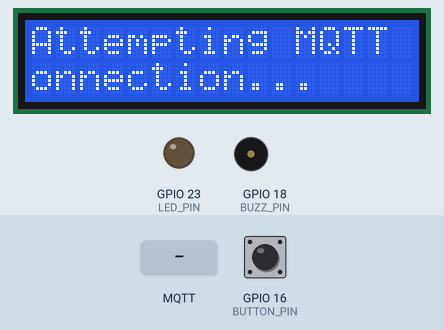
The program below on a simulated ESP32. Parts: 16×2 character LCD, output pins drawn as LEDs (lit = HIGH), buzzer (waves = sounding). The test bench sets the inputs (shaded band); at power-on: GPIO 16 (BUTTON_PIN) HIGH. WiFi joins after 1.5 s; servers stay silent unless stated; no MQTT or app messages arrive unless stated; what the program prints to the serial monitor is not drawn.

Above: at 2.4 s.
2.5 s: MQTT message "0" arrives on the first subscribed topic
At 4.2 s:
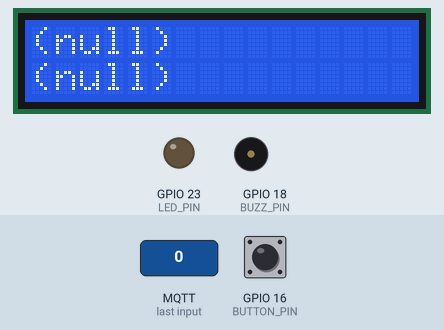
5.1 s: MQTT message "0" arrives on the second subscribed topic
At 5.11 s:
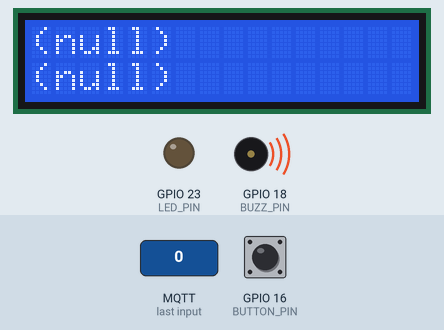
6.6 s: MQTT message "5" arrives on the third subscribed topic
At 7.7 s:
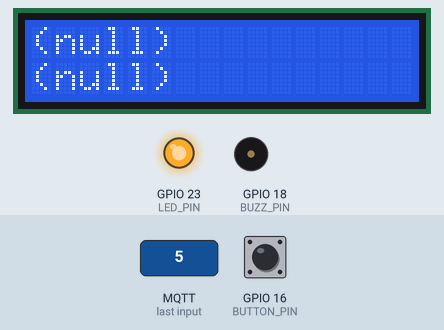
8.1 s: MQTT message "5" arrives on the second subscribed topic
At 8.19 s:
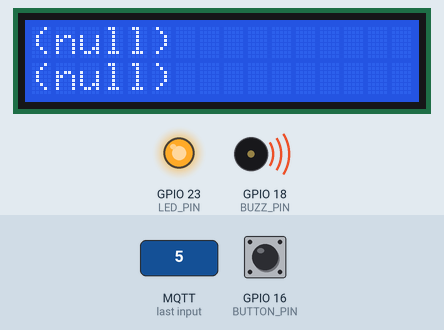
9.6 s: MQTT message "90" arrives on the second subscribed topic
At 10.1 s:
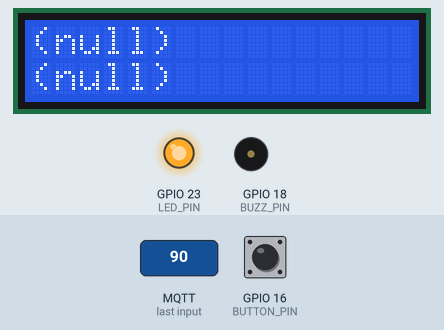
11.1 s: MQTT message "0" arrives on the third subscribed topic
At 12.4 s:
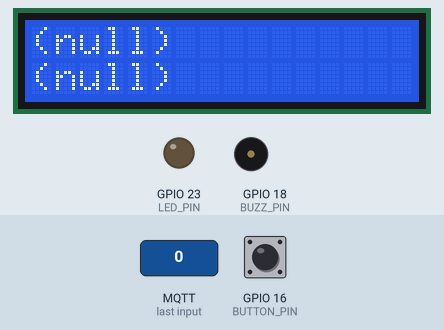
Timing chart, 0 to 13.6 s (numbered marks = the images above; inputs shaded):
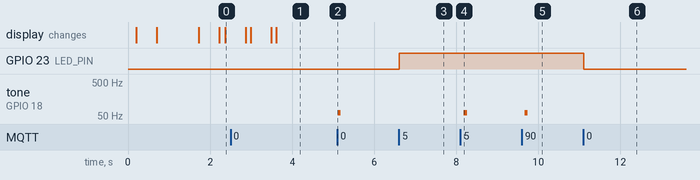

The program:

main.cpp
```cpp
#include <Arduino.h>
#include "config.h"

#include <Wire.h>
#include <LiquidCrystal_I2C.h>

#include <freertos/FreeRTOS.h>
#include <freertos/task.h>
#include <freertos/queue.h>

#include <WiFi.h>
#include <PubSubClient.h>
#include <ArduinoJson.h>


// Pin definitions
const int SDA_PIN = 32;
const int SCL_PIN = 33;
const int BUZZ_PIN = 18;
const int BUTTON_PIN = 16;
const int LED_PIN = 23;

// LCD object
LiquidCrystal_I2C lcd(0x27, 16, 2);

// Task handles
TaskHandle_t displayTaskHandle = NULL;
TaskHandle_t buzzTaskHandle = NULL;
TaskHandle_t ledTaskHandle = NULL;
TaskHandle_t buttonTaskHandle = NULL;
TaskHandle_t WiFiTaskHandle = NULL;
TaskHandle_t MQTTReconnectTaskHandle = NULL;
TaskHandle_t MQTTSubscribeTaskHandle = NULL;
TaskHandle_t MQTTPublishTaskHandle = NULL;

// Task function declarations
void displayTask(void *pvParameters);
void buzzTask(void *pvParameters);
void ledTask(void *pvParameters);
void buttonTask(void *pvParameters);

void WiFiTask(void *pvParameters);
void MQTTReconnectTask(void *pvParameters);
void MQTTSubscribeTask(void *pvParameters);
void MQTTPublishTask(void *pvParameters);

// Helper functions
void mqttCallback(char *topic, byte *payload, unsigned int length);
void splitMessage(String sentence, String &message1, String &message2);
void printToLCD(LiquidCrystal_I2C &lcd, String msgTop, String msgDown);

// Handlers
void handleTurnMesssage(const char *message);
void handleLCDMessage(const char *message);
void handleBuzzerMessage(const char *message);

unsigned int player_id = 1;

// WiFi and MQTT
const char *mqtt_server = "80.102.7.215";
unsigned int mqtt_port = 1883;

// MQTT client
String client_ID = "ESP32-" + String(player_id);
WiFiClient espClient;
PubSubClient client(espClient);

// LCD message
const int maxLCDMessages = 30;
const int maxLength = 16; // LCD can display 16 characters per row
QueueHandle_t queue;

// Buzzer message
const int maxBuzzerMessages = 30;
const int maxTones = 20;
QueueHandle_t buzzerQueue;

// Define a struct to hold the message and display time
typedef struct {
  char top[maxLength + 1];
  char down[maxLength + 1];
  int timeMs = 500;
} LCDMessage;

typedef struct {
  int tones[20];
  int duration[20];
} BuzzerMessage;

int led_value = 0;
bool meepleConnected = false;

// Game topics
// Components
String lcd_topic = "game/players/" + String(player_id) + "/components/lcd";
String connection_topic = "game/players/" + String(player_id) + "/connection";
String button_topic = "game/players/" + String(player_id) + "/components/button";
String buzzer_topic = "game/players/" + String(player_id) + "/components/buzzer";

String turn_topic = "game/players/" + String(player_id) + "/turn";

// Meeple topics
String meeple_connection_topic = "meeple/" + String(player_id) + "/connection";
String meeple_led_topic = "meeple/" + String(player_id) + "/led";

void setup() {
  Serial.begin(115200);
  queue = xQueueCreate(maxLCDMessages, sizeof(LCDMessage));
  buzzerQueue = xQueueCreate(maxBuzzerMessages, sizeof(BuzzerMessage));

  Wire.begin(SDA_PIN, SCL_PIN);
  lcd.init();
  lcd.backlight();
  lcd.clear();

  pinMode(BUZZ_PIN, OUTPUT);
  pinMode(BUTTON_PIN, INPUT_PULLUP);
  pinMode(LED_PIN, OUTPUT);

  // Create tasks
  xTaskCreate(displayTask, "Display Task", 1024 * 2, NULL, 1, &displayTaskHandle);
  xTaskCreate(buzzTask, "Buzz Task", 1024 * 3, NULL, 1, &buzzTaskHandle);
  xTaskCreate(ledTask, "LED Task", 1024 * 2, NULL, 1, &ledTaskHandle);
  xTaskCreate(buttonTask, "Button Task", 1024 * 3, NULL, 1, &buttonTaskHandle);

  // Initialize Wi-Fi connection task
  xTaskCreatePinnedToCore(WiFiTask, "WiFiTask", 1024 * 4, NULL, 1, &WiFiTaskHandle, 0);

  // Set up MQTT server
  client.setServer(mqtt_server, mqtt_port);
  client.setCallback(mqttCallback);

  // Let FreeRTOS take over
  vTaskDelete(NULL);
}

void loop() {
  // Empty. Tasks are running independently.
}

// Task functions
void displayTask(void *pvParameters) {
  LCDMessage msg;
  while (true) {
    // Display message on LCD
    if (uxQueueMessagesWaiting(queue) > 0) {
      xQueueReceive(queue, &msg, 0);
      printToLCD(lcd, msg.top, msg.down);
      if (msg.timeMs > 0) {
        vTaskDelay(pdMS_TO_TICKS(msg.timeMs));
        lcd.clear();
      }
    }
    vTaskDelay(pdMS_TO_TICKS(100));
  }
}

void buzzTask(void *pvParameters) {
  BuzzerMessage msg;
  while (true) {
    if (uxQueueMessagesWaiting(buzzerQueue) > 0) {
      xQueueReceive(buzzerQueue, &msg, 0);
      for (int i = 0; i < maxTones; i++) {
        if (msg.tones[i] == 0) break;
        tone(BUZZ_PIN, msg.tones[i]);
        vTaskDelay(pdMS_TO_TICKS(msg.duration[i]) * 1.3);
        noTone(BUZZ_PIN);
      }
    }
    vTaskDelay(pdMS_TO_TICKS(100));
  }
}

void ledTask(void *pvParameters) {
  while (true) {
    digitalWrite(LED_PIN, led_value);
    vTaskDelay(pdMS_TO_TICKS(100));
  }
}

void buttonTask(void *pvParameters) {
  const int SHORT_PRESS_TIME = 500; // 500 milliseconds
  // Variables will change:
  int lastState = -1;  // the previous state from the input pin
  int currentState;     // the current reading from the input pin
  unsigned long pressedTime = 0;
  unsigned long releasedTime = 0;
  while (true) {
    if (client.connected()) {
      currentState = digitalRead(BUTTON_PIN);
      if (lastState == HIGH && currentState == LOW)        // button is pressed
        pressedTime = millis();
      else if (lastState == LOW && currentState == HIGH) { // button is released
        releasedTime = millis();

        long pressDuration = releasedTime - pressedTime;

        JsonDocument doc;
        doc["type"] = pressDuration < SHORT_PRESS_TIME ? "short" : "long";
        doc["duration"] = pressDuration;
        char buffer[256];
        serializeJson(doc, buffer);
        client.publish(button_topic.c_str(), buffer);
      }

      // save the the last state
      lastState = currentState;
    }
    vTaskDelay(pdMS_TO_TICKS(100));
  }
}

// Wi-Fi Task: Handles connection to Wi-Fi
void WiFiTask(void *pvParameters) {
  LCDMessage msg;
  sprintf(msg.top, "Connecting to Wi-Fi...");
  Serial.println(msg.top);
  xQueueSend(queue, &msg, portMAX_DELAY);
  WiFi.begin(ssid, password);
  while (WiFi.waitForConnectResult() != WL_CONNECTED) {
    vTaskDelay(pdMS_TO_TICKS(2000));
  }

  sprintf(msg.top, "Connected to Wi-Fi!");
  Serial.println(msg.top);
  xQueueSend(queue, &msg, portMAX_DELAY);

  // Start MQTT tasks only after Wi-Fi is connected
  xTaskCreate(MQTTReconnectTask, "MQTTReconnectTask", 4000, NULL, 1, &MQTTReconnectTaskHandle);
  xTaskCreate(MQTTSubscribeTask, "MQTTSubscribeTask", 4000, NULL, 1, &MQTTSubscribeTaskHandle);
  xTaskCreate(MQTTPublishTask, "MQTTPublishTask", 4000, NULL, 1, &MQTTPublishTaskHandle);

  // Delete WiFiTask to free resources
  if (WiFiTaskHandle != NULL) vTaskDelete(WiFiTaskHandle); // NULL deletes the current task
}

// MQTT Reconnect Task: Reconnects to the MQTT broker if disconnected
void MQTTReconnectTask(void *pvParameters) {
  LCDMessage msg;
  while (true) {
    if (!client.connected()) {
      sprintf(msg.top, "Attempting MQTT connection...");
      Serial.println(msg.top);
      xQueueSend(queue, &msg, portMAX_DELAY);
      if (client.connect(client_ID.c_str())) {
        sprintf(msg.top, "Connected to MQTT!");
        Serial.println(msg.top);
        xQueueSend(queue, &msg, portMAX_DELAY);

        client.subscribe(lcd_topic.c_str());
        client.subscribe(buzzer_topic.c_str());
        client.subscribe(turn_topic.c_str());
        client.subscribe(meeple_connection_topic.c_str());
      }
      else {
        sprintf(msg.top, "Failed to connect");
        Serial.println(String(msg.top) + ". Retrying in 5 seconds");
        xQueueSend(queue, &msg, portMAX_DELAY);
        vTaskDelay(pdMS_TO_TICKS(5000)); // Retry after 5 seconds
      }
    }
    vTaskDelay(pdMS_TO_TICKS(2000)); // Check connection status every second
  }
}

// MQTT Subscribe Task: Waits for incoming messages
void MQTTSubscribeTask(void *pvParameters) {
  while (true) {
    if (client.connected()) {
      client.loop();
    }
    vTaskDelay(pdMS_TO_TICKS(10)); // Small delay to avoid task overflow
  }
}

// MQTT Publish Task: Publishes a message every 10 seconds
void MQTTPublishTask(void *pvParameters) {
  while (true) {
    if (client.connected() and meepleConnected) {
      client.publish(connection_topic.c_str(), "1");
    }
    vTaskDelay(pdMS_TO_TICKS(2000)); // Publish every 10 seconds
  }
}

// Callback function to handle incoming messages
void mqttCallback(char *topic, byte *payload, unsigned int length) {
  Serial.println("Something arrived on topic: " + String(topic));

  char buffer[256];
  memcpy(buffer, payload, length);
  buffer[length] = '\0';

  if (String(topic) == turn_topic) {
    handleTurnMesssage(buffer);
  }
  else if (String(topic) == meeple_connection_topic) {
    meepleConnected = bool(atoi(buffer));
  }
  else if (String(topic) == lcd_topic) {
    handleLCDMessage(buffer);
  }
  else if (String(topic) == buzzer_topic) {
    handleBuzzerMessage(buffer);
  }

}

void handleTurnMesssage(const char *buffer) {
  led_value = atoi(buffer);
  client.publish(meeple_led_topic.c_str(), buffer);
}

void handleLCDMessage(const char *buffer) {
  LCDMessage msg;
  JsonDocument doc;
  DeserializationError error = deserializeJson(doc, buffer);

  if (error) {
    Serial.print("deserializeJson() returned ");
    Serial.println(error.c_str());
    return;
  }

  Serial.println("LCDMessage: " + String(buffer));

  const char *top = doc["top"];
  const char *down = doc["down"];
  int timeMs = doc["time"];

  sprintf(msg.top, "%s", top);
  sprintf(msg.down, "%s", down);
  msg.timeMs = timeMs;

  xQueueSend(queue, &msg, portMAX_DELAY);
}

void splitMessage(String sentence, String &message1, String &message2) {
  // Maximum characters per row
  const int maxChars = 16;

  // Clear the output messages
  message1 = "";
  message2 = "";

  // Check if the sentence fits in the first row
  if (sentence.length() <= maxChars) {
    message1 = sentence; // Fits entirely in the first row
  }
  else {
    // Find the last space within the maximum character limit
    int splitIndex = sentence.lastIndexOf(' ', maxChars);
    if (splitIndex == -1) {
      // If there are no spaces, just take the first part
      message1 = sentence.substring(0, maxChars);
      message2 = sentence.substring(maxChars);
    }
    else {
      // Split at the last space found within the limit
      message1 = sentence.substring(0, splitIndex);
      message2 = sentence.substring(splitIndex + 1); // Skip the space
    }
  }
}

void printToLCD(LiquidCrystal_I2C &lcd, String msgTop = "", String msgDown = "") {
  lcd.clear();
  lcd.setCursor(0, 0);
  lcd.print(msgTop);
  lcd.setCursor(0, 1);
  lcd.print(msgDown);
}

void handleBuzzerMessage(const char *buffer) {
  BuzzerMessage msg;
  JsonDocument doc;
  DeserializationError error = deserializeJson(doc, buffer);

  if (error) {
    Serial.print("deserializeJson() returned ");
    Serial.println(error.c_str());
    return;
  }

  Serial.println("BuzzerMessage: " + String(buffer));

  JsonArray tones = doc["tones"];
  JsonArray duration = doc["duration"];

  for (int i = 0; i < tones.size(); i++) {
    msg.tones[i] = tones[i];
    msg.duration[i] = duration[i];
  }

  xQueueSend(buzzerQueue, &msg, portMAX_DELAY);
}
```

config_example.h
```cpp
const char *ssid = "Your_SSID";
const char *password = "Your_PASSWORD";
```

Measured:
- after the input at 2.5 s, the display: first differs from a run without the input after 1.1 s (image 1)
- after the input at 5.1 s, tone on GPIO 18 (BUZZ_PIN): silent → 62 Hz at once, → silent 0.08 s later
- after the input at 6.6 s, GPIO 23 (LED_PIN): LOW → HIGH at once
- after the input at 8.1 s, tone on GPIO 18 (BUZZ_PIN): silent → 62 Hz after 0.09 s, → silent 0.08 s later
- after the input at 9.6 s, tone on GPIO 18 (BUZZ_PIN): silent → 62 Hz after 0.07 s, → silent 0.08 s later
- after the input at 11.1 s, GPIO 23 (LED_PIN): HIGH → LOW at once
